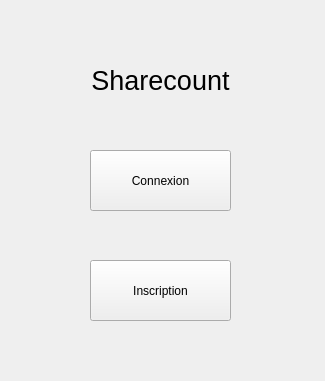
<?xml version="1.0" encoding="UTF-8"?>
<ui version="4.0">
 <class>Launch</class>
 <widget class="QWidget" name="Launch">
  <property name="geometry">
   <rect>
    <x>0</x>
    <y>0</y>
    <width>325</width>
    <height>381</height>
   </rect>
  </property>
  <property name="windowTitle">
   <string>Form</string>
  </property>
  <widget class="QPushButton" name="sinscrire">
   <property name="geometry">
    <rect>
     <x>90</x>
     <y>260</y>
     <width>141</width>
     <height>61</height>
    </rect>
   </property>
   <property name="text">
    <string>Inscription</string>
   </property>
  </widget>
  <widget class="QPushButton" name="seconnecter">
   <property name="geometry">
    <rect>
     <x>90</x>
     <y>150</y>
     <width>141</width>
     <height>61</height>
    </rect>
   </property>
   <property name="text">
    <string>Connexion</string>
   </property>
  </widget>
  <widget class="QLabel" name="titre">
   <property name="geometry">
    <rect>
     <x>-10</x>
     <y>60</y>
     <width>341</width>
     <height>41</height>
    </rect>
   </property>
   <property name="font">
    <font>
     <pointsize>20</pointsize>
     <weight>50</weight>
     <bold>false</bold>
    </font>
   </property>
   <property name="autoFillBackground">
    <bool>true</bool>
   </property>
   <property name="text">
    <string>Sharecount</string>
   </property>
   <property name="scaledContents">
    <bool>false</bool>
   </property>
   <property name="alignment">
    <set>Qt::AlignCenter</set>
   </property>
  </widget>
 </widget>
 <resources/>
 <connections/>
</ui>
